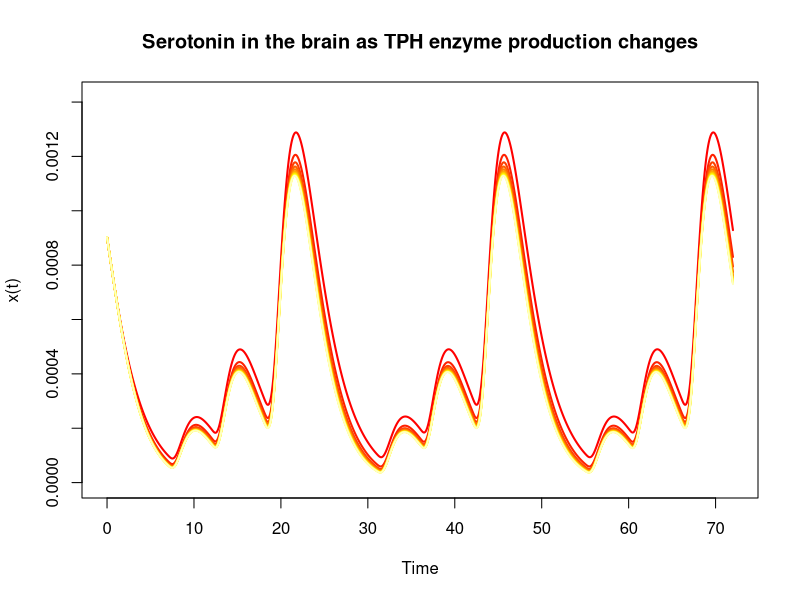

This figure's R source:
library(deSolve)   # load the ode solver library

## Define the right-hand side of the ode
## Note that the function's arguments must be in this order, although
## you can call them other names if you wish
food = function(t){
  #just to try something out: on for first two time units, then off 
  #if (t<=2){ food = 1}
  #else { food = 0}
  #food = (sin(0.8*t)+1)^2 # 8 hour period; k = 2*pi/8 = 0.75
  #what if we ate at 7 am, 12 pm, and 6 pm over three days with increasing meal sizes as the day goes on (2, 4, and 6)
  B = 2
  L = 4
  D = 6
  tt = t %% 24
  food = ((tt>=7)&(tt<7.5))*B + ((tt>=12)&(tt<12.5))*L + ((tt>=18)&(tt<19))*D
}

BBBode = function(t,x,parms){
  d1 = parms[1]
  d2 = parms[2]
  d3 = parms[3]
  d4 = parms[4]
  d5 = parms[5]
  d6 = parms[6]
  K1 = parms[7]
  K2 = parms[8]
  K3 = parms[9]
  K4 = parms[10]
  K5 = parms[11]
  Ki = parms[12]
  p1 = parms[13]
  p2 = parms[14]
  V1 = parms[15]
  V2 = parms[16]
  V3 = parms[17]
  V4 = parms[18]
  TPHB = parms[19]
  TPHG = parms[20]
  TB = x[1]
  TG = x[2]
  PB = x[3]
  PG = x[4]
  HB = x[5]
  HG = x[6]
  s = food(t) # describes food going in as a function of time
  
  dTBdt = V1*TG/(K1+TG) - (d2*TB) - (((0.01*V3*TB*TPHB)/((K3+TB+(TB^2/Ki))*(K4 + TPHB)))*(1.5-(HB^2/(0.0007682 + HB^2))))
  dTGdt = s - (V1*TG)/(K1 + TG) - (d1*TG) - (((0.02*V2*TG*TPHG)/((K2+TG+(TG^2/Ki))*(K4 + TPHG)))*(1.5-(HG^2/(0.0007682 + HG^2))))
  dPBdt = (((0.01*V3*TB*TPHB)/((K3+TB+(TB^2/Ki))*(K4 + TPHB)))*(1.5-(HB^2/(0.0007682 + HB^2)))) - ((V4*PB)/(K5+PB))
  dPGdt = (((0.02*V2*TG*TPHG)/((K2+TG+(TG^2/Ki))*(K4 + TPHG)))*(1.5-(HG^2/(0.0007682 + HG^2)))) - ((V4*PG)/(K5+PG))
  dHBdt = ((V4*PB)/(K5+PB)) - d5*HB
  dHGdt = ((V4*PG)/(K5+PG)) - d5*HG
  
  # make 0.02 param -- Overall, about 2 percent of ingested tryptophan is used for the synthesis of serotonin (Best 2010)
  # 0.01 of trp is used for serotonin, other trp used for other reactions (Richard 2009)
  # make all numbers into parameters 
  
  xdot = c(dTBdt,dTGdt, dPBdt, dPGdt, dHBdt, dHGdt)
  list(xdot)   
}

## Set the parameters
d1 = 0.277 # we got this number using half life? the half life of tryptophan is 2 hrs?
d2 = 1
d3 = 1
d4 = 1
d5 = 1
d6 = 1
K1 = 64
K2 = 40
K3 = 40
K4 = 20
K5 = 160
Ki = 1000
p1 = 1
p2 = 1
V1 = 400*0.01 # trying to get serotonin in gut 9 times serotonin in brain since 90% of serotonin synthesis is done in gut
V2 = 400
V3 = 400
V4 = 400

TPHB = p2/d3
TPHG = p1/d4
# USE STEADY STATE FOR TPHB and TPHG

# put them in a vector
parms = c(d1, d2, d3, d4, d5, d6, K1, K2, K3, K4, K5, Ki, p1, p2, V1, V2, V3, V4, TPHB, TPHG)

## Set the initial condition
# TB0 = 0   # change this? start at where it is at end of the day
# TG0 = 0
# PB0 = 0
# PG0 = 0
# HB0 = 0
# HG0 = 0
# Use the final values after one day
Xinit = c(0.0839143446, 0.9316167807, 0.0002732515, 0.0048468472, 0.0009030121, 0.0159443554) 

## Set the time interval for the integration
t0 = 0
tf = 72 #multiple days 
dt =.001

p1min = .01
p1max = 100
numvals = 10
dp = (p1max-p1min)/numvals
p1vals = seq(p1min,p1max, by = dp)

d1min = .01
d1max = 10
numvals = 10
dd = (d1max-d1min)/numvals
d1vals = seq(d1min,d1max, by = dd)

line_colors = heat.colors(length(p1vals),alpha = 1) 
for (k in 1:length(p1vals)){
  parms[20]=p1vals[k]/parms[4] # set the parameter to the new value: the 13th is p1
  #parms[1] = d1vals[k]
  sol = ode(func = BBBode, y = Xinit, times = seq(t0,tf,by = dt),parms = parms)
  # use this as initial values 
  
  ## Just want to look at serotonin 
  if (k ==1){
  plot(sol[,1],sol[,6],type = 'l', lwd = 2, col = line_colors[k],
       xlab = 'Time',ylab = 'x(t)',
       ylim = c(0,1.1*max(sol[,6])),
       main = 'Serotonin in the brain as TPH enzyme production changes')
  } else{
    lines(sol[,1],sol[,6],lwd = 2, col = line_colors[k])
  }
}
